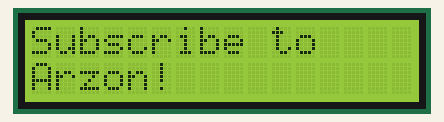
This sketch was run on a simulated Arduino Uno, built with avr-gcc and run on an emulated ATmega328P. Parts: 16×2 character LCD.

Above: at 0.1 s.
At 0.6 s:
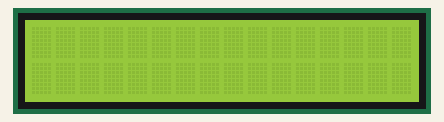

The sketch:

Blinking_SubscribeLCD-code.ino
```cpp
// date: 6/17/2026
// Blinking_SubscribeLCD by: Arz0n

// initialize the (veeeerrrryyyy cool) library with the numbers of the interface pins
#include <LiquidCrystal.h>
LiquidCrystal lcd(7, 8, 9, 10, 11, 12);

void setup() {
  lcd.begin(16, 2);   // set up the LCD's number of columns and rows
}

void loop() {
  lcd.setCursor(0, 0); // set the cursor to column 0, line 0 (line 0 is the first row, since it begins with 0)
  lcd.print("Subscribe to"); //print "Subscribe to", which when completed will say the phrase "Subscribe to Arzon", which you should do... NOW >:D
  lcd.setCursor(0, 1); // set the cursor to column 0, line 0 (line 1 is the second row, since it begins with 0)
  lcd.print("Arzon!"); //print "Arzon!" to complete the phrase "Subscribe to Arzon!", which you should do ;-)
  delay(500); //wait half a second before continuing ;-;
  lcd.setCursor(0, 0); // set the cursor to column 0, line 0
  lcd.print("              "); //print empty spaces to give it the blink thing
  lcd.setCursor(0, 1); // set the cursor to column 0, line 1
  lcd.print("      "); //print empty spaces to give it the blink thing
  delay(500); //wait half a second before continuing ;-;
}
//code (kind of) inspired from the elegoo super starter kit
```

Measured:
- what the display in image 1 shows lasts 0.5 s, from 0.6 s to 1.1 s
